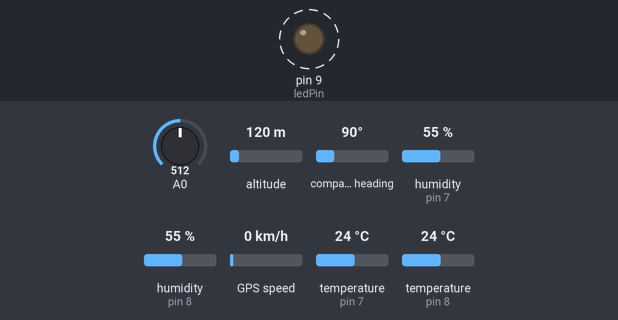
Simulated run of this sketch. Board: Arduino Uno, built with avr-gcc and run on an emulated ATmega328P. On the bench: output pins drawn as LEDs (lit = HIGH). Dashed ring = blinking. The test bench sets the inputs (shaded band); at power-on: A0 = 512, altitude 120 m, compass heading 90°, humidity (sensors on pin 7, pin 8) 55 %, GPS speed 0 km/h, temperature (sensors on pin 7, pin 8) 24 °C. The GPS gets a fix after 3 s at 37.7749, -122.4194 with 8 satellites.

Above: at 0.5 s.
Timing chart, 0 to 3.0 s (numbered marks = the images above):
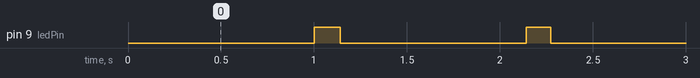

Measured:
- by itself, pin 9 (ledPin): alternates HIGH for 0.11 s and LOW for 1.0 s

The sketch:

OpenLogGPS.ino
```cpp
#include <PString.h>
#include <SoftwareSerial.h>
#include <TinyGPS.h>
#include "DHT.h"
#include <avr/wdt.h>

int gpsRxPin = 3;
int gpsTxpin = 4;

int radioRxPin = 5;
int radioTxPin = 6;

DHT dhtInternal(7, DHT22);
DHT dhtOutside(8, DHT22);

TinyGPS gps;
SoftwareSerial nss(gpsRxPin, gpsTxpin);
SoftwareSerial radio(radioRxPin, radioTxPin, false, true);

int ledPin = 9;
int lipoAnalogInPin = 0;

static void gpsdump(TinyGPS &gps);
static bool feedgps();

byte buffer[256];
byte term[256];

PString bufferString((char*)buffer, sizeof(buffer));

int index, length;

void setup()
{
  wdt_enable(WDTO_8S); //8 second watchdog timer

  //gps module runs at 4800
  //TODO: use hardware serial for gps
  nss.begin(4800);

  //radio runs at 9600
  radio.begin(9600);

  dhtInternal.begin();
  dhtOutside.begin();

  //led pin
  pinMode(ledPin, OUTPUT);
}

void loop()
{
  wdt_reset(); //feed the dog

  bool newdata = false;
  unsigned long start = millis();

  // Every second we print an update
  while (millis() - start < 1000)
  {
    nss.listen();
    if (feedgps())
      newdata = true;
  }

  digitalWrite(ledPin, HIGH);
  gpsdump(gps);
  digitalWrite(ledPin, LOW);

  //do other things here
}

static void gpsdump(TinyGPS &gps)
{
  long latitude, longditude;
  unsigned long age, date, time, chars;
  unsigned short sentences, failed;
  byte month, day, hour, minute, second, hundredths;
  int year;

  long timeStamp = millis();

  gps.get_position(&latitude, &longditude, &age);
  gps.crack_datetime(&year, &month, &day, &hour, &minute, &second, &hundredths, &age);
  gps.stats(&chars, &sentences, &failed);

  bufferString.begin();
  bufferString.print(timeStamp); bufferString.print(",");

  bufferString.print(hour); bufferString.print(":"); bufferString.print(minute); bufferString.print(":"); bufferString.print(second); bufferString.print(",");
  bufferString.print(latitude); bufferString.print(",");
  bufferString.print(longditude); bufferString.print(",");
  bufferString.print(gps.altitude()); bufferString.print(",");
  bufferString.print(gps.speed()); bufferString.print(",");
  bufferString.print(gps.hdop()); bufferString.print(",");
  bufferString.print(age); bufferString.print(",");

  bufferString.print(dhtInternal.readTemperature()); bufferString.print(",");
  bufferString.print(dhtInternal.readHumidity()); bufferString.print(",");

  bufferString.print(dhtOutside.readTemperature()); bufferString.print(",");
  bufferString.print(dhtOutside.readHumidity()); bufferString.print(",");

  bufferString.println(calcLipoVoltage(lipoAnalogInPin));

  //send last message strength?

  sendBufferOverRadio(bufferString.length());
}

static void sendBufferOverRadio(int bufferLength)
{
  radio.write(0xFB);
  radio.write((byte)(bufferLength + 4));
  radio.write(0x05);
  radio.write((byte)0x00);
  radio.write((byte)0x00);
  radio.write((byte)0x00);

  for (int i = 0; i < bufferLength; i++)
    radio.write((byte)buffer[i]);
}

static float calcLipoVoltage(int voltagePin)
{
  int voltRead = analogRead(voltagePin);
  float Vout = voltRead * 0.0048828;
  float Vin = (Vout * 1.4666) + Vout;

  return Vin;
}

static bool feedgps()
{
  while (nss.available())
  {
    if (gps.encode(nss.read()))
      return true;
  }
  return false;
}
```
